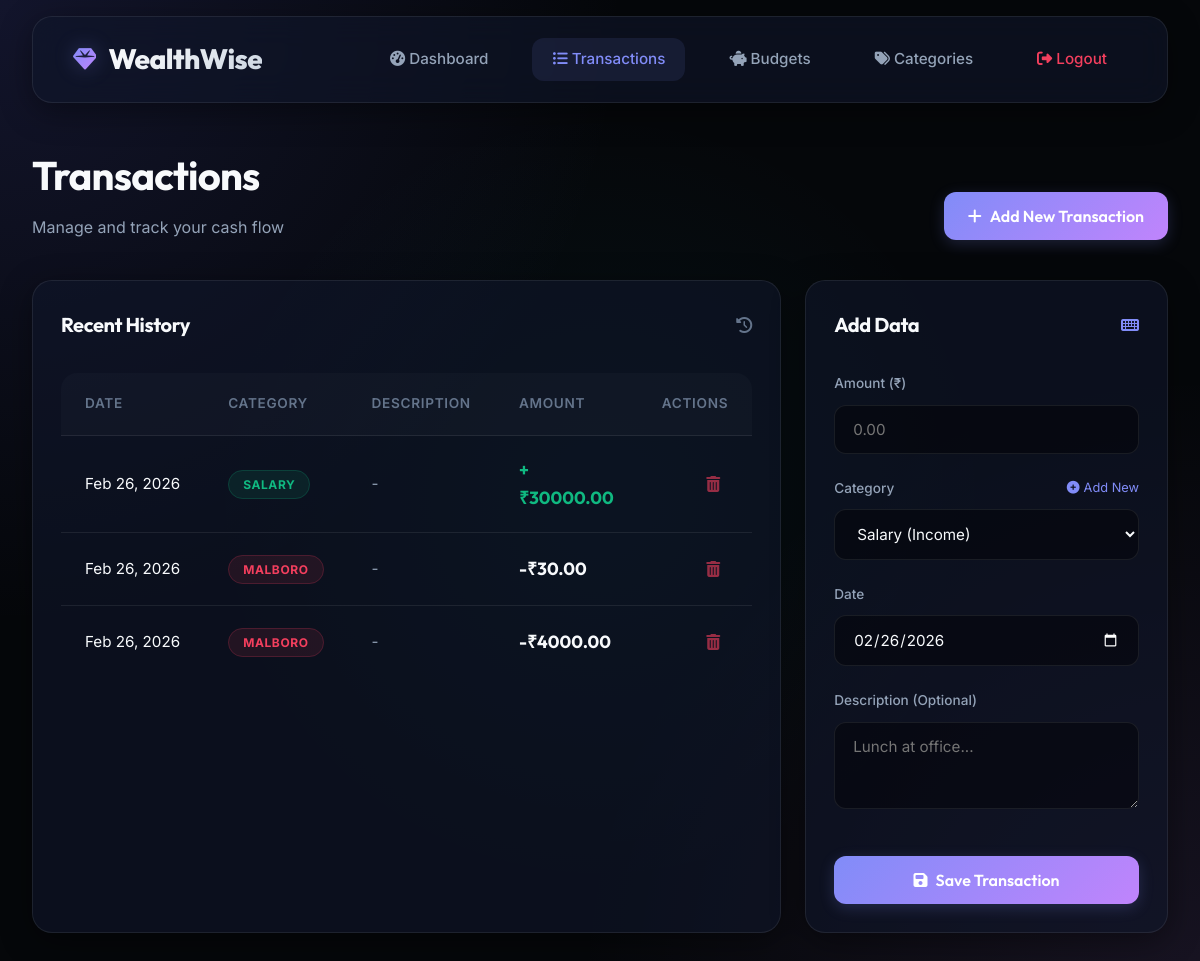
The app's page /transactions (signed in) with its own data.
### models.py (models this page shows)
class Transaction(db.Model):
    id = db.Column(db.Integer, primary_key=True)
    amount = db.Column(db.Float, nullable=False)
    description = db.Column(db.String(200))
    date = db.Column(db.DateTime, nullable=False, default=datetime.utcnow)
    category_id = db.Column(db.Integer, db.ForeignKey('category.id'), nullable=False)
    user_id = db.Column(db.Integer, db.ForeignKey('user.id'), nullable=False)

class Category(db.Model):
    id = db.Column(db.Integer, primary_key=True)
    name = db.Column(db.String(50), nullable=False)
    type = db.Column(db.String(10), nullable=False) # 'income' or 'expense'
    user_id = db.Column(db.Integer, db.ForeignKey('user.id'), nullable=False)
    transactions = db.relationship('Transaction', backref='category', lazy=True)
    budgets = db.relationship('Budget', backref='category', lazy=True)

### app.py (the view, shortened to what this page needs)
@app.route('/transactions', methods=['GET', 'POST'])
@login_required
def transactions():
    all_tx = Transaction.query.filter_by(user_id=current_user.id).order_by(Transaction.date.desc()).all()
    categories = Category.query.filter_by(user_id=current_user.id).all()
    return render_template('transactions.html', transactions=all_tx, categories=categories, today=datetime.now().strftime('%Y-%m-%d'))

### app.py (called while the page is built)
@login_manager.user_loader
def load_user(user_id):
    return User.query.get(int(user_id))

### templates/transactions.html (shortened to what this page needs)
{% extends "base.html" %}
{% block content %}
<div class="animate"
    style="margin-bottom: 2.5rem; display: flex; justify-content: space-between; align-items: flex-end;">
    <div>
        <h1 style="font-size: 2.5rem; margin-bottom: 0.5rem;">Transactions</h1>
        <p style="color: var(--text-secondary);">Manage and track your cash flow</p>
    </div>
    <button onclick="document.getElementById('addTxForm').scrollIntoView({behavior: 'smooth'})" class="btn">
        <i class="fas fa-plus"></i> Add New Transaction
    </button>
</div>
<div class="grid" style="grid-template-columns: 2fr 1fr;">
    <div class="glass animate stagger-1" style="padding: 1.75rem;">
        <div style="display: flex; justify-content: space-between; align-items: center; margin-bottom: 2rem;">
            <h3 style="font-size: 1.25rem;">Recent History</h3>
            <i class="fas fa-history" style="color: var(--text-dim);"></i>
        </div>
        <div class="table-container">
            <table>
                <thead>
                    <tr>
                        <th>Date</th>
                        <th>Category</th>
                        <th>Description</th>
                        <th>Amount</th>
                        <th style="text-align: right;">Actions</th>
                    </tr>
                </thead>
                <tbody>
                    {% for tx in transactions %}
                    <tr>
                        <td style="white-space: nowrap;">{{ tx.date.strftime('%b %d, %Y') }}</td>
                        <td>
                            <span
                                class="badge {{ 'badge-income' if tx.category.type == 'income' else 'badge-expense' }}">
                                {{ tx.category.name }}
                            </span>
                        </td>
                        <td style="color: var(--text-secondary);">{{ tx.description or '-' }}</td>
                        <td
                            style="font-family: 'Outfit'; font-weight: 700; font-size: 1.1rem; color: {% if tx.category.type == 'income' %}var(--success){% else %}var(--text-primary){% endif %};">
                            {{ '+' if tx.category.type == 'income' else '-' }}₹{{ "%.2f"|format(tx.amount) }}
                        </td>
                        <td style="text-align: right;">
                            <form action="{{ url_for('delete_transaction', id=tx.id) }}" method="POST"
                                style="display: inline;" onsubmit="return confirm('Delete this transaction?')">
                                <button type="submit"
                                    style="background: transparent; color: var(--expense); width: auto; padding: 0.5rem; border: none; box-shadow: none; opacity: 0.6; transition: 0.2s;">
                                    <i class="fas fa-trash-alt"></i>
                                </button>
                            </form>
                        </td>
                    </tr>
                    {% endfor %}
                </tbody>
            </table>
        </div>
    </div>
    <div class="glass animate stagger-2" style="padding: 1.75rem; align-self: start;" id="addTxForm">
        <div style="display: flex; justify-content: space-between; align-items: center; margin-bottom: 2rem;">
            <h3 style="font-size: 1.25rem;">Add Data</h3>
            <i class="fas fa-keyboard" style="color: var(--primary);"></i>
        </div>
        <form method="POST">
            <div class="form-group">
                <label>Amount (₹)</label>
                <input type="number" step="0.01" name="amount" required placeholder="0.00">
            </div>
            <div class="form-group">
                <div style="display: flex; justify-content: space-between; align-items: center; margin-bottom: 0.6rem;">
                    <label style="margin-bottom: 0;">Category</label>
                    <a href="{{ url_for('categories') }}"
                        style="color: var(--primary); font-size: 0.8rem; text-decoration: none; display: flex; align-items: center; gap: 4px;">
                        <i class="fas fa-plus-circle"></i> Add New
                    </a>
                </div>
                <select name="category_id" required>
                    {% for cat in categories %}
                    <option value="{{ cat.id }}">{{ cat.name }} ({{ cat.type|capitalize }})</option>
                    {% endfor %}
                </select>
            </div>
            <div class="form-group">
                <label>Date</label>
                <input type="date" name="date" value="{{ today }}">
            </div>
            <div class="form-group">
                <label>Description (Optional)</label>
                <textarea name="description" rows="3" placeholder="Lunch at office..."></textarea>
            </div>
            <button type="submit" style="width: 100%; margin-top: 1rem;">
                <i class="fas fa-save"></i> Save Transaction
            </button>
        </form>
    </div>
</div>
{% endblock %}

### static/css/style.css (style rules this page uses)
:root { color-scheme: dark; --bg-dark: #05070a; --bg-accent: #0f172a; --surface: rgba(15, 23, 42, 0.6); --surface-light: rgba(30, 41, 59, 0.5); --border: rgba(255, 255, 255, 0.08); --border-hover: rgba(255, 255, 255, 0.15); --primary: #818cf8; --primary-glow: rgba(129, 140, 248, 0.3); --secondary: #c084fc; --accent: #22d3ee; --success: #10b981; --expense: #f43f5e; --warning: #f59e0b; --text-primary: #f8fafc; --text-secondary: #94a3b8; --text-dim: #64748b; --shadow-sm: 0 4px 6px -1px rgba(0, 0, 0, 0.1); --shadow-md: 0 10px 15px -3px rgba(0, 0, 0, 0.2); --shadow-lg: 0 20px 25px -5px rgba(0, 0, 0, 0.3); --glass-shadow: 0 8px 32px 0 rgba(0, 0, 0, 0.4); --transition-fast: 0.2s cubic-bezier(0.4, 0, 0.2, 1); --transition-base: 0.3s cubic-bezier(0.4, 0, 0.2, 1); }
* { margin: 0; padding: 0; box-sizing: border-box; scrollbar-width: thin; scrollbar-color: var(--border) transparent; }
body { font-family: 'Inter', sans-serif; background-color: var(--bg-dark); background-image: radial-gradient(circle at 0% 0%, rgba(99, 102, 241, 0.15) 0%, transparent 40%), radial-gradient(circle at 100% 100%, rgba(192, 132, 252, 0.1) 0%, transparent 40%), radial-gradient(circle at 50% 50%, rgba(34, 211, 238, 0.05) 0%, transparent 50%); background-attachment: fixed; color: var(--text-primary); min-height: 100vh; line-height: 1.6; overflow-x: hidden; }
h1, h2, h3, h4, .logo { font-family: 'Outfit', sans-serif; letter-spacing: -0.02em; }
.glass { background: var(--surface); backdrop-filter: blur(16px); -webkit-backdrop-filter: blur(16px); border: 1px solid var(--border); border-radius: 20px; box-shadow: var(--glass-shadow); transition: var(--transition-base); }
.grid { display: grid; grid-template-columns: repeat(auto-fit, minmax(280px, 1fr)); gap: 1.5rem; }
.form-group { margin-bottom: 1.5rem; }
label { display: block; margin-bottom: 0.6rem; font-size: 0.85rem; font-weight: 500; color: var(--text-secondary); }
input, select, textarea { width: 100%; padding: 14px 18px; background: rgba(0, 0, 0, 0.4); border: 1px solid var(--border); border-radius: 12px; color: var(--text-primary); font-family: 'Inter', sans-serif; font-size: 0.95rem; transition: var(--transition-base); }
option { background-color: var(--bg-accent); color: var(--text-primary); }
button, .btn { display: inline-flex; align-items: center; justify-content: center; gap: 0.5rem; padding: 14px 24px; background: linear-gradient(135deg, var(--primary), var(--secondary)); color: white; border: none; border-radius: 12px; font-family: 'Outfit', sans-serif; font-weight: 600; font-size: 1rem; cursor: pointer; transition: var(--transition-base); box-shadow: 0 4px 15px rgba(129, 140, 248, 0.2); }
.table-container { border-radius: 16px; overflow: hidden; }
table { width: 100%; border-collapse: separate; border-spacing: 0; }
th { background: rgba(255, 255, 255, 0.02); padding: 1.25rem 1.5rem; text-align: left; font-weight: 600; font-size: 0.85rem; text-transform: uppercase; letter-spacing: 0.05em; color: var(--text-dim); border-bottom: 1px solid var(--border); }
td { padding: 1.25rem 1.5rem; border-bottom: 1px solid var(--border); font-size: 0.95rem; }
tr:last-child td { border-bottom: none; }
.badge { padding: 6px 14px; border-radius: 100px; font-size: 0.75rem; font-weight: 700; text-transform: uppercase; letter-spacing: 0.05em; }
.badge-income { background: rgba(16, 185, 129, 0.1); color: var(--success); border: 1px solid rgba(16, 185, 129, 0.2); }
.badge-expense { background: rgba(244, 63, 94, 0.1); color: var(--expense); border: 1px solid rgba(244, 63, 94, 0.2); }
.animate { animation: fadeInUp 0.6s cubic-bezier(0.22, 1, 0.36, 1) forwards; }
.stagger-1 { animation-delay: 0.1s; }
.stagger-2 { animation-delay: 0.2s; }

### records on screen
Transaction: date "Feb 26, 2026", category.name "SALARY", description "-", amount "30000.00"
Category: type "+"
Transaction: date "Feb 26, 2026", category.name "MALBORO", description "-", amount "30.00"
Category: type "-"
Transaction: date "Feb 26, 2026", category.name "MALBORO", description "-", amount "4000.00"

### other values on screen
form field category_id "Salary (Income)"
